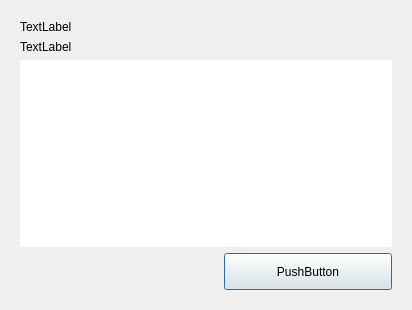
<?xml version="1.0" encoding="UTF-8"?>
<ui version="4.0">
 <class>Dialog</class>
 <widget class="QDialog" name="Dialog">
  <property name="geometry">
   <rect>
    <x>0</x>
    <y>0</y>
    <width>412</width>
    <height>310</height>
   </rect>
  </property>
  <property name="windowTitle">
   <string>Dialog</string>
  </property>
  <layout class="QVBoxLayout" name="verticalLayout_2">
   <item>
    <widget class="QFrame" name="frContainer">
     <property name="frameShape">
      <enum>QFrame::NoFrame</enum>
     </property>
     <property name="frameShadow">
      <enum>QFrame::Raised</enum>
     </property>
     <layout class="QVBoxLayout" name="verticalLayout">
      <item>
       <widget class="QLabel" name="lblTitle">
        <property name="text">
         <string>TextLabel</string>
        </property>
       </widget>
      </item>
      <item>
       <widget class="QLabel" name="lblMessage">
        <property name="text">
         <string>TextLabel</string>
        </property>
       </widget>
      </item>
      <item>
       <widget class="QTextEdit" name="txtMessage">
        <property name="frameShape">
         <enum>QFrame::NoFrame</enum>
        </property>
        <property name="frameShadow">
         <enum>QFrame::Plain</enum>
        </property>
       </widget>
      </item>
      <item>
       <layout class="QHBoxLayout" name="horizontalLayout">
        <item>
         <spacer name="horizontalSpacer">
          <property name="orientation">
           <enum>Qt::Horizontal</enum>
          </property>
          <property name="sizeHint" stdset="0">
           <size>
            <width>40</width>
            <height>20</height>
           </size>
          </property>
         </spacer>
        </item>
        <item>
         <widget class="QPushButton" name="btnOK">
          <property name="sizePolicy">
           <sizepolicy hsizetype="Preferred" vsizetype="Preferred">
            <horstretch>0</horstretch>
            <verstretch>0</verstretch>
           </sizepolicy>
          </property>
          <property name="minimumSize">
           <size>
            <width>168</width>
            <height>37</height>
           </size>
          </property>
          <property name="maximumSize">
           <size>
            <width>168</width>
            <height>37</height>
           </size>
          </property>
          <property name="text">
           <string>PushButton</string>
          </property>
         </widget>
        </item>
       </layout>
      </item>
     </layout>
    </widget>
   </item>
  </layout>
 </widget>
 <resources/>
 <connections/>
</ui>
